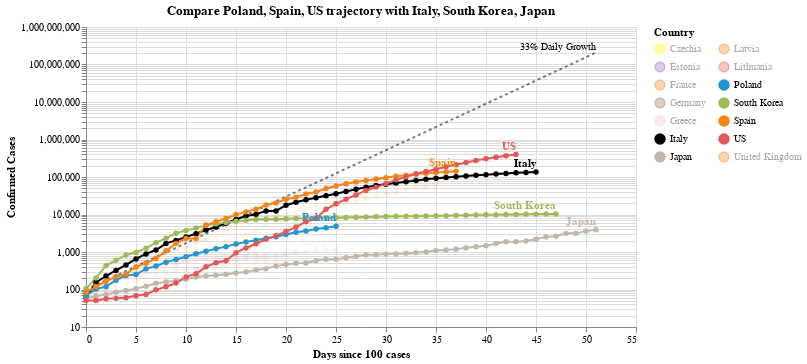

The cell this chart's notebook holds for it:
### Code cell
#hide_input
chart2 = make_since_chart(['Poland', 'Spain', 'US'])
chart2

### Figure 1 — Vega-Lite specification as saved in the notebook (floating-point values rounded to 4 significant figures; data arrays with more than 128 entries replaced by an {"elided": "..."} marker saying what was removed)
{"config": {"view": {"continuousWidth": 400, "continuousHeight": 300}}, "layer": [{"mark": {"type": "line", "color": "black", "opacity": 0.5, "strokeDash": [3, 3]}, "encoding": {"x": {"type": "quantitative", "field": "Days since 100 cases"}, "y": {"type": "quantitative", "field": "Confirmed Cases"}}}, {"mark": {"type": "text", "align": "right", "dy": -6, "fontSize": 10, "text": "33% Daily Growth"}, "encoding": {"x": {"type": "quantitative", "field": "Days since 100 cases"}, "y": {"type": "quantitative", "field": "Confirmed Cases"}}, "transform": [{"filter": "(datum['Days since 100 cases'] >= 51)"}]}, {"data": {"name": "data-1f37ba5c391c2e260e5a280a870e257c"}, "mark": {"type": "line", "point": true}, "encoding": {"color": {"type": "nominal", "field": "Country", "legend": {"columns": 2}, "scale": {"domain": ["Czechia", "Estonia", "France", "Germany", "Greece", "Italy", "Japan", "Latvia", "Lithuania", "Poland", "South Korea", "Spain", "US", "United Kingdom"], "range": ["yellow", "#9467bd", "#F58518", "#9D755D", "pink", "black", "#C1B7AD", "#F58518", "#E45756", "#2495D3", "#A1BA59", "#F58518", "#E45756", "#F58518"]}}, "opacity": {"condition": {"value": 1, "selection": "selector003"}, "value": 0.05}, "tooltip": [{"type": "nominal", "field": "Country"}, {"type": "temporal", "field": "Date"}, {"type": "quantitative", "field": "Confirmed Cases"}, {"type": "quantitative", "field": "Days since 100 cases"}], "x": {"type": "quantitative", "field": "Days since 100 cases"}, "y": {"type": "quantitative", "field": "Confirmed Cases", "scale": {"type": "log"}}}, "selection": {"selector003": {"type": "multi", "fields": ["Country"], "bind": "legend", "init": [{"Country": "Poland"}, {"Country": "Spain"}, {"Country": "US"}, {"Country": "Italy"}, {"Country": "South Korea"}, {"Country": "Japan"}]}}, "width": 550}, {"data": {"name": "data-1f37ba5c391c2e260e5a280a870e257c"}, "mark": {"type": "text", "align": "right", "dy": -8, "fontWeight": "bold"}, "encoding": {"color": {"type": "nominal", "field": "Country", "legend": {"columns": 2}, "scale": {"domain": ["Czechia", "Estonia", "France", "Germany", "Greece", "Italy", "Japan", "Latvia", "Lithuania", "Poland", "South Korea", "Spain", "US", "United Kingdom"], "range": ["yellow", "#9467bd", "#F58518", "#9D755D", "pink", "black", "#C1B7AD", "#F58518", "#E45756", "#2495D3", "#A1BA59", "#F58518", "#E45756", "#F58518"]}}, "opacity": {"condition": {"value": 1, "selection": "selector003"}, "value": 0.05}, "text": {"type": "nominal", "field": "Country"}, "tooltip": [{"type": "nominal", "field": "Country"}, {"type": "temporal", "field": "Date"}, {"type": "quantitative", "field": "Confirmed Cases"}, {"type": "quantitative", "field": "Days since 100 cases"}], "x": {"type": "quantitative", "field": "Days since 100 cases"}, "y": {"type": "quantitative", "field": "Confirmed Cases", "scale": {"type": "log"}}}, "transform": [{"filter": "(datum['Date'] >= 1586217600000)"}], "width": 550}], "data": {"name": "data-bf6d033b3ad16d8c89503df408ec6949"}, "title": "Compare Poland, Spain, US trajectory with Italy, South Korea, Japan", "$schema": "https://vega.github.io/schema/vega-lite/v4.0.2.json", "datasets": {"data-bf6d033b3ad16d8c89503df408ec6949": [{"Days since 100 cases": 0, "Confirmed Cases": 100.0}, {"Days since 100 cases": 1, "Confirmed Cases": 133.0}, {"Days since 100 cases": 2, "Confirmed Cases": 176.9}, {"Days since 100 cases": 3, "Confirmed Cases": 235.3}, {"Days since 100 cases": 4, "Confirmed Cases": 312.9}, {"Days since 100 cases": 5, "Confirmed Cases": 416.2}, {"Days since 100 cases": 6, "Confirmed Cases": 553.5}, {"Days since 100 cases": 7, "Confirmed Cases": 736.1}, {"Days since 100 cases": 8, "Confirmed Cases": 979.1}, {"Days since 100 cases": 9, "Confirmed Cases": 1302.0}, {"Days since 100 cases": 10, "Confirmed Cases": 1732.0}, {"Days since 100 cases": 11, "Confirmed Cases": 2303.0}, {"Days since 100 cases": 12, "Confirmed Cases": 3064.0}, {"Days since 100 cases": 13, "Confirmed Cases": 4074.0}, {"Days since 100 cases": 14, "Confirmed Cases": 5419.0}, {"Days since 100 cases": 15, "Confirmed Cases": 7207.0}, {"Days since 100 cases": 16, "Confirmed Cases": 9586.0}, {"Days since 100 cases": 17, "Confirmed Cases": 12750.0}, {"Days since 100 cases": 18, "Confirmed Cases": 16960.0}, {"Days since 100 cases": 19, "Confirmed Cases": 22550.0}, {"Days since 100 cases": 20, "Confirmed Cases": 29990.0}, {"Days since 100 cases": 21, "Confirmed Cases": 39890.0}, {"Days since 100 cases": 22, "Confirmed Cases": 53060.0}, {"Days since 100 cases": 23, "Confirmed Cases": 70560.0}, {"Days since 100 cases": 24, "Confirmed Cases": 93850.0}, {"Days since 100 cases": 25, "Confirmed Cases": 124800.0}, {"Days since 100 cases": 26, "Confirmed Cases": 166000.0}, {"Days since 100 cases": 27, "Confirmed Cases": 220800.0}, {"Days since 100 cases": 28, "Confirmed Cases": 293700.0}, {"Days since 100 cases": 29, "Confirmed Cases": 390600.0}, {"Days since 100 cases": 30, "Confirmed Cases": 519500.0}, {"Days since 100 cases": 31, "Confirmed Cases": 690900.0}, {"Days since 100 cases": 32, "Confirmed Cases": 918900.0}, {"Days since 100 cases": 33, "Confirmed Cases": 1222000.0}, {"Days since 100 cases": 34, "Confirmed Cases": 1625000.0}, {"Days since 100 cases": 35, "Confirmed Cases": 2162000.0}, {"Days since 100 cases": 36, "Confirmed Cases": 2875000.0}, {"Days since 100 cases": 37, "Confirmed Cases": 3824000.0}, {"Days since 100 cases": 38, "Confirmed Cases": 5086000.0}, {"Days since 100 cases": 39, "Confirmed Cases": 6764000.0}, {"Days since 100 cases": 40, "Confirmed Cases": 8996000.0}, {"Days since 100 cases": 41, "Confirmed Cases": 11970000.0}, {"Days since 100 cases": 42, "Confirmed Cases": 15910000.0}, {"Days since 100 cases": 43, "Confirmed Cases": 21170000.0}, {"Days since 100 cases": 44, "Confirmed Cases": 28150000.0}, {"Days since 100 cases": 45, "Confirmed Cases": 37440000.0}, {"Days since 100 cases": 46, "Confirmed Cases": 49790000.0}, {"Days since 100 cases": 47, "Confirmed Cases": 66230000.0}, {"Days since 100 cases": 48, "Confirmed Cases": 88080000.0}, {"Days since 100 cases": 49, "Confirmed Cases": 117100000.0}, {"Days since 100 cases": 50, "Confirmed Cases": 155800000.0}, {"Days since 100 cases": 51, "Confirmed Cases": 207200000.0}], "data-1f37ba5c391c2e260e5a280a870e257c": {"elided": "493 records"}}}
